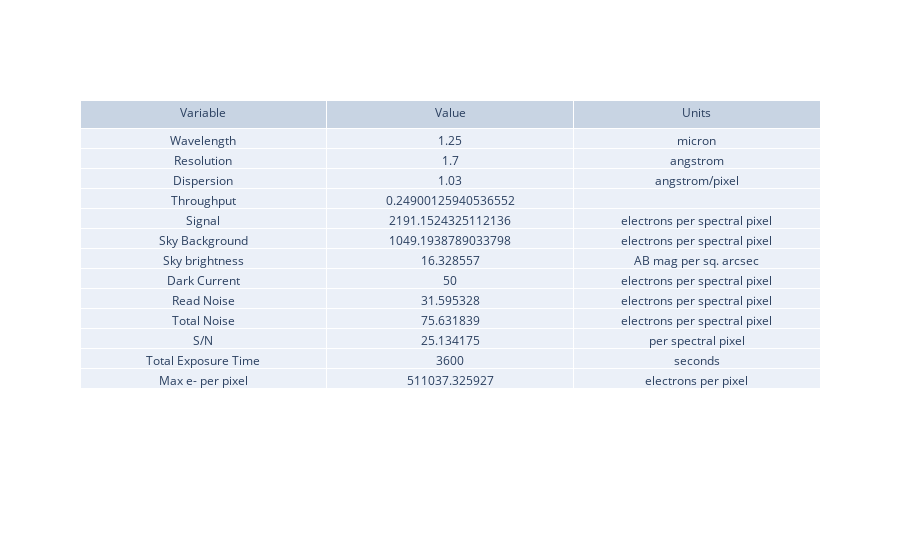

The cell this chart's notebook holds for it:
### Markdown cell above
## Use CTRL + / to comment/uncomment blocks of code

### Code cell
# test out the function: test inputs come from example.py and 

# userinput = {"telescope": "ATLAS_PROBE",  #choices are "SOAR", "Gemini", "ATLAS_PROBE" 
#              "instrument": "ATLAS",#choices are "SAMOS", "SCORPIO", ,GMOX", ATLAS"
#             "band": "atlas_IR",      #other choices are 
#                                   # SAMOS: "LowRed", "LowBlue", "HighRed", "HighBlue"
#                                   # SCORPIO: "g", "r", "i", "z", "Y", "J", "H", "K"
#                                   # GMOX: "Blue", "Red", "J", "H", "K"
#                                   # ATLAS: "atlas_IR"
#             "ADC_is_in": False,    # SCORPIO only, either True of False
#             "time":3600,          #exposure time (s)
#             "slit_width":0.75,    #(arcsec) - Other choices are 
#                                   # SAMOS: 0.167, 0.333, 0.500, 0.667, 0.833, 1.000
#                                   # SCORPIO: 0.36, 0.54, 0.72, 1.08, 1.44, 2.16, 4.32
#                                   # GMOX: 0.083, 0.167, 0.250, 0.333, 0.417, 0.500, 0.583, 0.667, 0.750, 0.833, 0.917, 1.00 
#                                   # ATLAS: 0.75             
#             "Nreads":16,           # for IRs, RON goes with SQRT(Nreads), so this is the Nr of Fowler pairs
#                                   # for CCDs  (all VIS channels) use Nreads = 1 
#             "Detector": "IR_SCA", # either IR_SCA or CCD - will be checked later
#             "theta":0.7,          # extension of the source in the cross dispersion direction (arcsec) 
#             "nExp":6,             # Nr of frames; increases RON, helps saturation, always dither=2 if >0
#             "lineF":-99,          #use -99 for a dummy value
#             "lineW":-99,          #use -99 for a dummy value
#             "FWHM":200,           #Width of the line as emitted by the source, in km/s 
#             "z":0,
#             "specFile":"./templates/Galaxy_Kmag_19_Haflux_5e-17_ebmv_0_z_2_highResSpec_obs_redshift.txt", 
#             "mag":19,
#             "NormalizeUserSpec":True,
#             "InputInAngstroms":True,
#             "SN":-99,             # = -99 to calculate; othersise set "SN"  > 0 to extract time needed to reach the given SNR
#             }

# userinput = {"telescope": "SOAR",  #choices are "SOAR", "Gemini", "ATLAS_PROBE" 
#              "instrument": "SAMOS",#choices are "SAMOS", "SCORPIO", ,GMOX", ATLAS"
#             "band": "LowRed",      #other choices are 
#                                   # SAMOS: "LowRed", "LowBlue", "HighRed", "HighBlue"
#                                   # SCORPIO: "g", "r", "i", "z", "Y", "J", "H", "K"
#                                   # GMOX: "Blue", "Red", "J", "H", "K"
#                                   # ATLAS: "atlas_IR"
#             "ADC_is_in": False,    # SCORPIO only, either True of False
#             "time":3600,          #exposure time (s)
#             "slit_width":0.333,    #(arcsec) - Other choices are 
#                                   # SAMOS: 0.167, 0.333, 0.500, 0.667, 0.833, 1.000
#                                   # SCORPIO: 0.36, 0.54, 0.72, 1.08, 1.44, 2.16, 4.32
#                                   # GMOX: 0.083, 0.167, 0.250, 0.333, 0.417, 0.500, 0.583, 0.667, 0.750, 0.833, 0.917, 1.00 
#                                   # ATLAS: 0.75             
#             "Detector": "CCD",    # either IR_SCA or CCD - will be checked later
#             "Nreads":1,           # for IRs, RON goes with SQRT(Nreads), so this is the Nr of Fowler pairs
#                                   # for CCDs  (all VIS channels) use Nreads = 1 
#             "theta":0.5,          # extension of the source in the cross dispersion direction (arcsec) 
#             "nExp":3,             # Nr of frames; increases RON, helps saturation, always dither=2 if >0
#             "lineF":-99,          #use -99 for a dummy value
#             "lineW":-99,          #use -99 for a dummy value
#             "FWHM":200,           #Width of the line as emitted by the source, in km/s 
#             "z":0,
#             "specFile":"./templates/Galaxy_Kmag_19_Haflux_5e-17_ebmv_0_z_2_highResSpec_obs_redshift.txt", 
#             "mag":20,
#             "NormalizeUserSpec":True,
#             "InputInAngstroms":True,
#             "SN":-99,             # = -99 to calculate; othersise set "SN"  > 0 to extract time needed to reach the given SNR
#             }

userinput = {"telescope": "Gemini",  #choices are "SOAR", "Gemini", "ATLAS_PROBE" 
             "instrument": "SCORPIO",#choices are "SAMOS", "SCORPIO", ,GMOX", ATLAS"
            "band": "J",      #other choices are 
                                  # SAMOS: "LowRed", "LowBlue", "HighRed", "HighBlue"
                                  # SCORPIO: "g", "r", "i", "z", "Y", "J", "H", "K"
                                  # GMOX: "Blue", "Red", "J", "H", "K"
                                  # ATLAS: "atlas_IR"
            "ADC_is_in": True,    # SCORPIO only, either True of False
            "slit_width":0.54,    #(arcsec) - Other choices are 
                                  # SAMOS: 0.167, 0.333, 0.500, 0.667, 0.833, 1.000
                                  # SCORPIO: 0.36, 0.54, 0.72, 1.08, 1.44, 2.16, 4.32
                                  # GMOX: 0.083, 0.167, 0.250, 0.333, 0.417, 0.500, 0.583, 0.667, 0.750, 0.833, 0.917, 1.00 
                                  # ATLAS: 0.75             
            "time":3600,          #exposure time (s)
            "nExp":5,             # Nr of frames; increases RON, helps saturation, always dither=2 if >0
            "Nreads":1,           # for IRs, RON goes with SQRT(Nreads), so this is the Nr of Fowler pairs
                                  # for CCDs  (all VIS channels) use Nreads = 1 
            "Detector": "IR_SCA",    # either IR_SCA or CCD - will be checked later
            "frame_readout_time": 0.5, #seconds
            "nr_of_averaged_frames": 8,
            "nr_of_skipped_frames": 0,
            "nr_of_groups": 16,   #groups in a ramp
            "theta":0.5,          # extension of the source in the cross dispersion direction (arcsec) 
            "lineF":-99,          #use -99 for a dummy value
            "lineW":-99,          #use -99 for a dummy value
            "FWHM":200,           #Width of the line as emitted by the source, in km/s 
            "z":0,
            "specFile":"./templates/Galaxy_Kmag_19_Haflux_5e-17_ebmv_0_z_2_highResSpec_obs_redshift.txt", 
            "mag":20,
            "NormalizeUserSpec":True,
            "InputInAngstroms":True,
            "SN":-99,             # = -99 to calculate; othersise set "SN"  > 0 to extract time needed to reach the given SNR
            }
gotit = set_telescope_instrument(userinput)
telescope=gotit['telescope']
instrument=gotit['instrument']

#telescope = dict(gotit)
#instrument = dict(gotit)
#print(telescope)
#print(instrument)
etc_output = atlasIR_etc_serena(userinput)

fig = go.Figure(data=[go.Table(header=dict(values=['Variable', 'Value', 'Units']),
                 cells=dict(values=[
                     etc_output["summary_struct"]['quant'],
                     etc_output["summary_struct"]['value'],
                     etc_output["summary_struct"]['unit']]))
                     ])

fig.show()

### Figure 1 — Plotly figure (JSON) as saved in the notebook; plotly's stock layout.template omitted (floating-point values rounded to 4 significant figures)
{"data": [{"cells": {"values": [["Wavelength", "Resolution", "Dispersion", "Throughput", "Signal", "Sky Background", "Sky brightness", "Dark Current", "Read Noise", "Total Noise", "S/N", "Total Exposure Time", "Max e- per pixel"], [1.25, 1.7, 1.03, 0.249, 2191.0, 1049.0, 16.33, 50, 31.6, 75.63, 25.13, 3600, 511000.0], ["micron", "angstrom", "angstrom/pixel", "", "electrons per spectral pixel", "electrons per spectral pixel", "AB mag per sq. arcsec", "electrons per spectral pixel", "electrons per spectral pixel", "electrons per spectral pixel", "per spectral pixel", "seconds", "electrons per pixel"]]}, "header": {"values": ["Variable", "Value", "Units"]}, "type": "table"}], "layout": {}}
